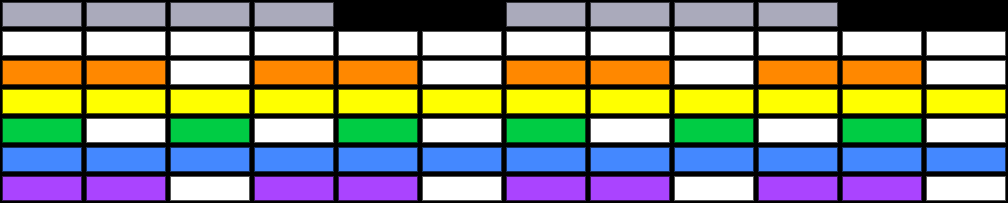

A level layout from a 2D game, rendered from its tile map. Below: a short description, then the map file with its tile-grid data intact:
An orthogonal 12x7 tile map with 84x29 px tiles, 1 tile layer (bricks).

<map version="1.11" tiledversion="1.12.2" orientation="orthogonal" renderorder="right-down" width="12" height="7" tilewidth="84" tileheight="29" infinite="0" nextlayerid="2" nextobjectid="1">
 <tileset firstgid="1" source="bricks.tsx" />
 <layer id="1" name="bricks" width="12" height="7">
  <properties>
   <property name="collides" type="bool" value="false" />
  </properties>
  <data encoding="csv">
8,8,8,8,0,0,8,8,8,8,0,0,
7,7,7,7,7,7,7,7,7,7,7,7,
2,2,7,2,2,7,2,2,7,2,2,7,
3,3,3,3,3,3,3,3,3,3,3,3,
4,7,4,7,4,7,4,7,4,7,4,7,
5,5,5,5,5,5,5,5,5,5,5,5,
6,6,7,6,6,7,6,6,7,6,6,7
</data>
 </layer>
</map>
